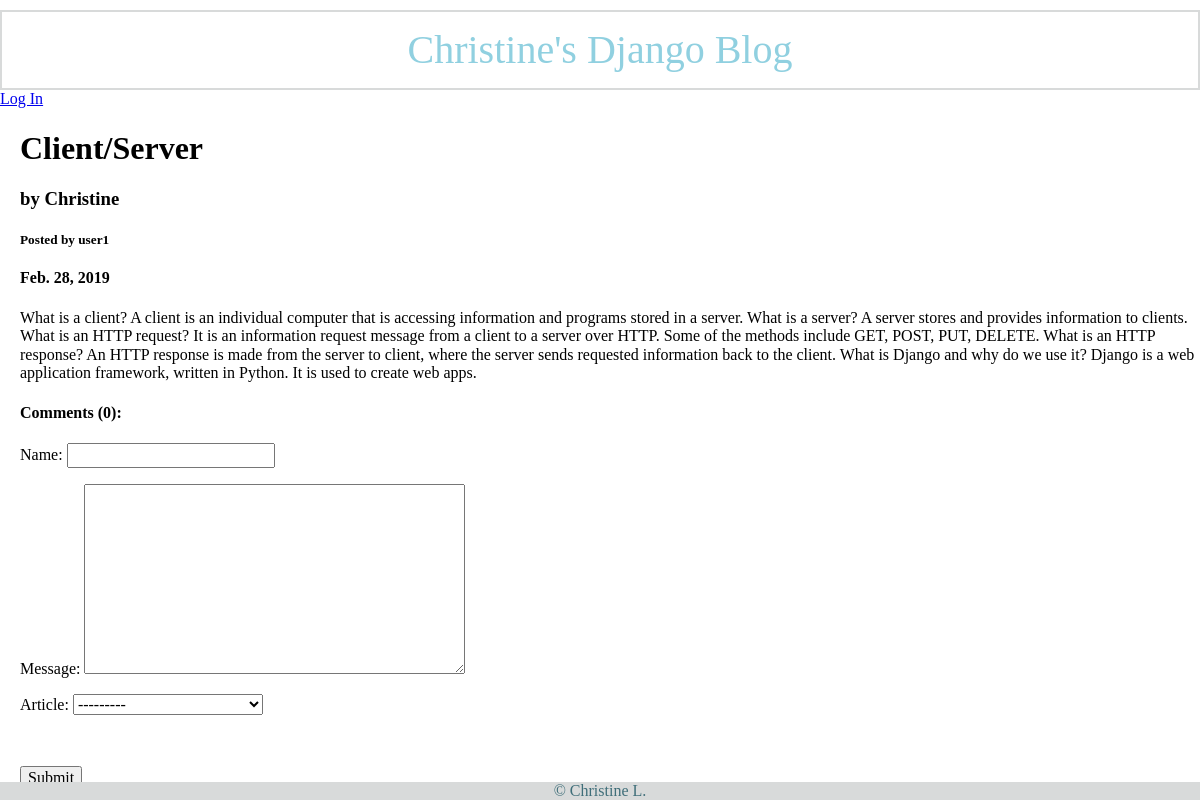
/articles/1, run on the app's committed database.
### blog/models.py (models this page shows)
class Article(models.Model):
    title = models.CharField(max_length = 255)
    body = models.TextField(validators=[MinLengthValidator(2)])
    draft = models.BooleanField()
    published_date = models.DateField(help_text = "mm/dd/yyyy") #validators=[draft_date])
    author = models.CharField(max_length = 255)
    user = models.ForeignKey(User, default = 1, on_delete = models.CASCADE, related_name = 'articles')
    def __str__(self):
        return self.title + " by " + self.author

### blog/views.py (the view)
# urls.py: path('articles/<int:id>', article_details, name = 'article_details'),
def article_details(request, id):
    article = Article.objects.get(pk=id)
    context = {'article': article, 'form': CommentForm()}
    response = render(request, 'article.html', context)
    return HttpResponse(response)

### blog/models.py
class CommentForm(forms.ModelForm):
    class Meta:
        model = Comment
        fields = ['name', 'message', 'article']

### blog/templates/article.html (shortened to what this page needs)
<!DOCTYPE html>
{% extends 'base.html' %}
{% block content %}
<html lang="en" dir="ltr">
  <head>
    <link rel="stylesheet" href="https://cdnjs.cloudflare.com/ajax/libs/normalize/8.0.1/normalize.css">
  </head>
  <body>
    <div class="article-body">
    <h1> {{ article.title }} </h1>
    <h3> by {{ article.author}} </h3>
    <h5>Posted by {{ article.user.username }}</h5>
    <h4> {{ article.published_date }}</h4>
    <p> {{ article.body }} </p>
    <h4>Comments ({{ article.comments.count }}):</h4>
    <form action="{% url 'create_comment' %}" method="post">
      {{ form.as_p }}
      <input class="submit-form" type="submit" name="comment-submit">
    </form>
    </div>
  </body>
{% endblock %}

### blog/static/css/blog_main.css (style rules this page uses)
body { background: white; }
.article-body { margin-left: 20px; }
.submit-form { margin-top: 35px; }

### data on the page
Article: title "Client/Server", author "Christine", user.username "user1", published_date "Feb. 28, 2019", body "What is a client? A client is an individual computer that is accessing information and programs stored in a server. What is a server? A server stores and provides information to clients. What is an HTTP request? It is an information request message from a client to a server over HTTP. Some of the methods include GET, POST, PUT, DELETE. What is an HTTP response? An HTTP response is made from the server to client, where the server sends requested information back to the client. What is Django and why do we use it? Django is a web application framework, written in Python. It is used to create web apps.", comments.count "0"
